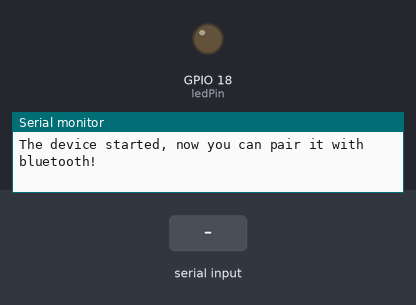
Recording of a sketch running on a simulated ESP32. Shown: output pins drawn as LEDs (lit = HIGH), the last lines printed to the serial monitor. The inputs (shaded band) are chosen by the test bench. Nothing arrives over Bluetooth unless stated.

Above: at 1.2 s.
1.3 s: "led_on\n" received over the second serial link
At 2.5 s:
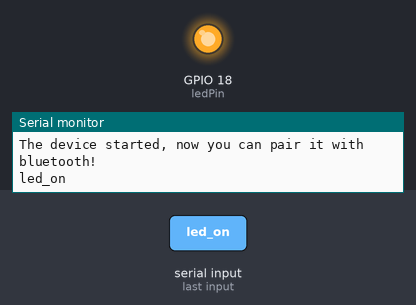
2.9 s: "led_off\n" received over the second serial link
At 3.7 s:
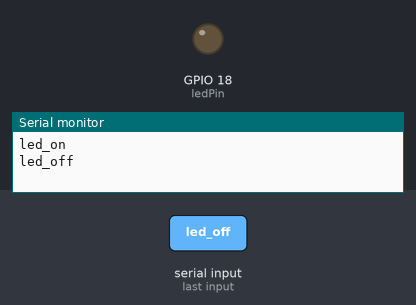
Timing chart, 0 to 5.9 s (numbered marks = the images above; inputs shaded):
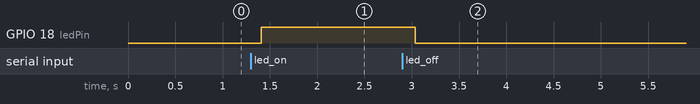

The sketch:

ESP32_Bluetooth_led.ino
```cpp
/**********************************************************************************
 *  TITLE: Bluetooth LED (Hanya untuk android phone) (yang guna iPhone buat sendiri)
 *
 *  Arahan:
 *  Sila install App "Serial Bluetooth Terminal" yang terdapat dalam Play Store.
 **********************************************************************************/

#include "BluetoothSerial.h"

#if !defined(CONFIG_BT_ENABLED) || !defined(CONFIG_BLUEDROID_ENABLED)
#error Bluetooth is not enabled! Please run `make menuconfig` to and enable it
#endif

BluetoothSerial SerialBT;
const int ledPin = 18;

// Handle received and sent messages
String message = "";
char incomingChar;

void setup() {
  pinMode(ledPin, OUTPUT);
  Serial.begin(115200);
  SerialBT.begin("ESP32_Ali_Fainur");  //Bluetooth device name
  Serial.println("The device started, now you can pair it with bluetooth!");
}

void loop() {
  // Read received messages
  if (SerialBT.available()){
    char incomingChar = SerialBT.read();
    if (incomingChar != '\n'){
      message += String(incomingChar);
    }
    else{
      message = "";
    }
    Serial.write(incomingChar);
  }

  // Check received message and control output accordingly
  // kalau nak control servo sila ubah coding di bawah
  if (message =="led_on"){
    digitalWrite(ledPin, HIGH);
  }
  else if (message =="led_off"){
    digitalWrite(ledPin, LOW);
  }


  delay(20);
}
```

Measured:
- after the input at 1.3 s, GPIO 18 (ledPin): LOW → HIGH after 0.11 s
- after the input at 2.9 s, GPIO 18 (ledPin): HIGH → LOW after 0.14 s
